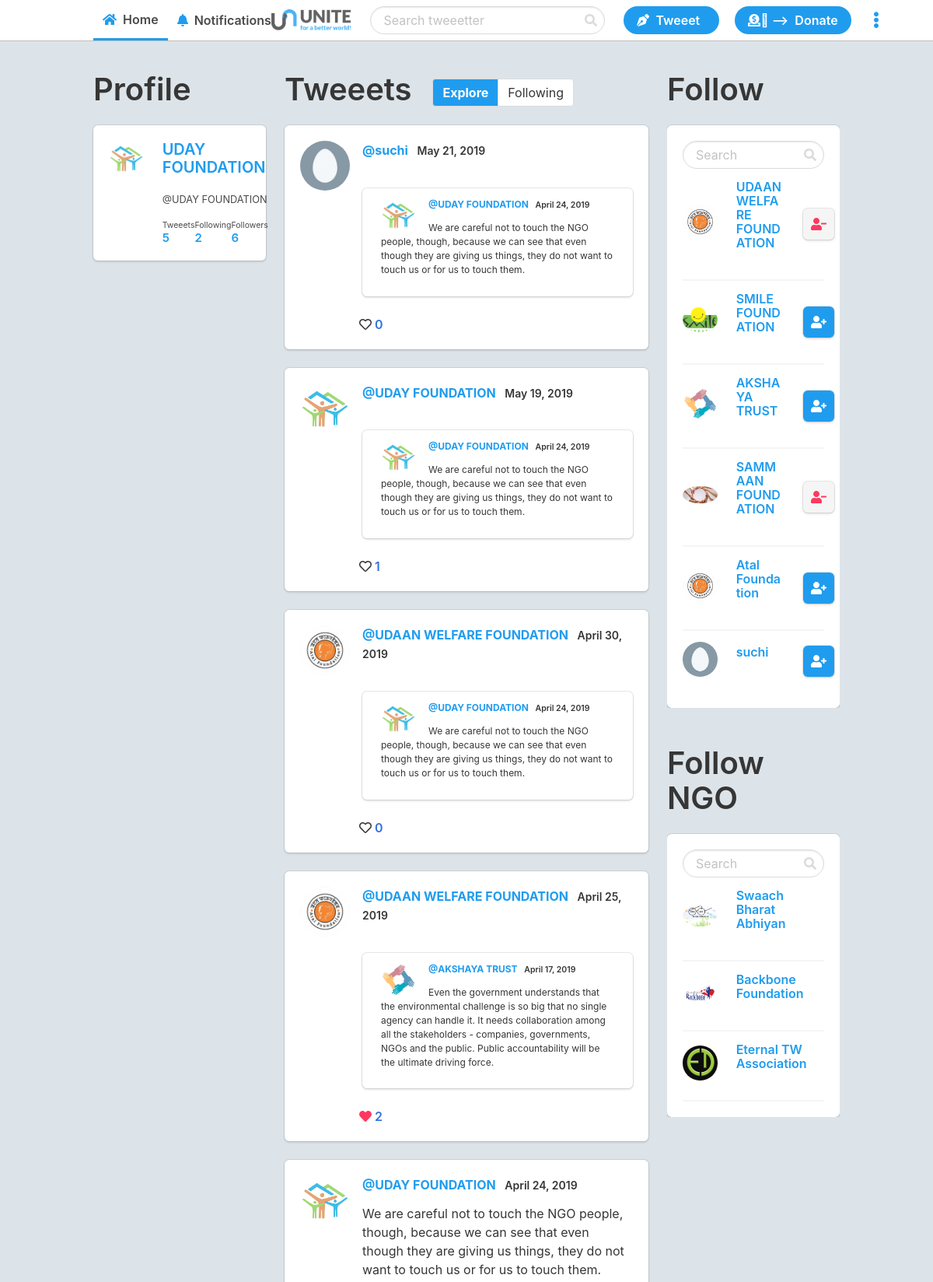
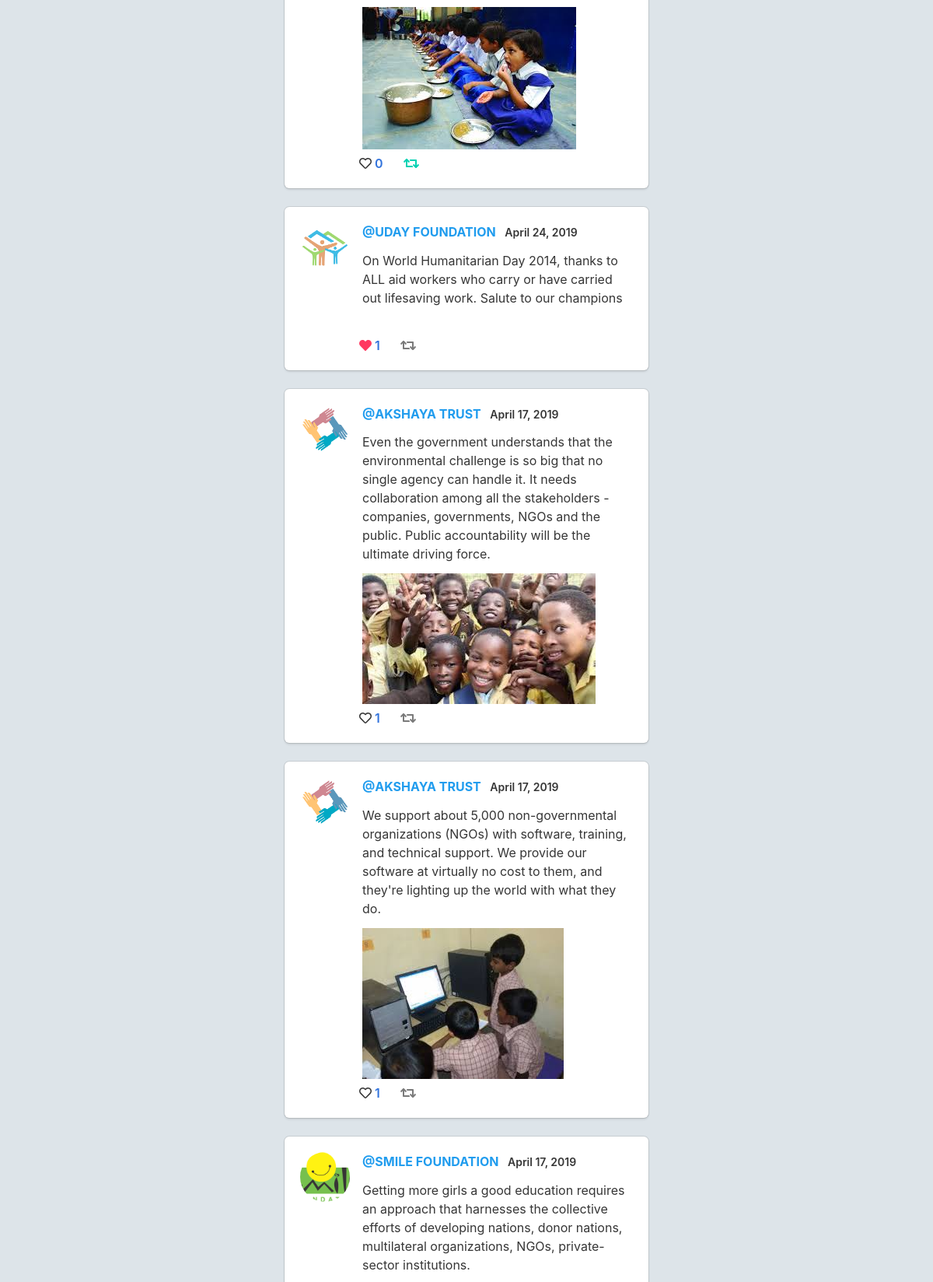
Screenshot of / (signed in, upper part) with the database file from the repository (2 pictures, top to bottom).
### app.py (models this page shows, shortened)
class User(db.Model):
    id = db.Column(db.Integer, primary_key=True)
    username = db.Column(db.String(25), unique=True, nullable=False)
    email = db.Column(db.String(120), unique=True, nullable=False)
    image_file = db.Column(db.String(20), default='default.jpg')
    password = db.Column(db.String(64), nullable=False)
    verified = db.Column(db.Integer, default=0, nullable=True)
    posts = db.relationship('Post', backref='author', lazy=True)
    likes = db.relationship('Post', secondary=likes,
                            backref=db.backref('likes', lazy='dynamic'), lazy='dynamic')
    followed = db.relationship('User', secondary=followers,
                               primaryjoin=(followers.c.follower_id == id),
                               secondaryjoin=(followers.c.followed_id == id),
                               backref=db.backref('followers', lazy='dynamic'), lazy='dynamic')

class Post(db.Model):
    id = db.Column(db.Integer, primary_key=True)
    date_posted = db.Column(db.DateTime, nullable=False,
                            default=datetime.utcnow)
    content = db.Column(db.Text, nullable=False)
    post_img = db.Column(db.String(30))
    user_id = db.Column(db.Integer, db.ForeignKey('user.id'), nullable=False)
    retweet = db.Column(db.Integer, default=None, nullable=True, unique=False)

class Ngo(db.Model):
    id = db.Column(db.Integer, primary_key=True)
    ngo_id = db.Column(db.Integer)
    ngo_name = db.Column(db.String(25), unique=True, nullable=False)
    ngo_email = db.Column(db.String(120), unique=True, nullable=False)
    ngo_image_file = db.Column(db.String(20), default='default.jpg')
    ng_info = db.Column(db.Text)
    ngo_password = db.Column(db.String(64), nullable=False)
    ngo_verified = db.Column(db.Integer, default=0, nullable=True)

### app.py (the view)
@app.route('/')
def home():
    posts = Post.query.all()
    follow_suggestions = User.query.all()[0:]
    follow_suggestions_ngo = Ngo.query.all()[0:]
    if current_user():  # If there is a user in the session
        if current_user() in follow_suggestions:  # If the current user is in the user's follow suggestions
            follow_suggestions.remove(current_user())
    if current_user():  # If there is a user in the session
        if current_user() in follow_suggestions_ngo:  # If the current user is in the user's follow suggestions
            follow_suggestions_ngo.remove(current_user())
    return render_template('home.html', posts=posts, user=current_user(), Post_model=Post, likes=likes, follow_suggestions=follow_suggestions,follow_suggestions_ngo=follow_suggestions_ngo, User=User)

### app.py (called while the page is built)
def current_user():
    if len(session) > 0:
        return User.query.filter_by(username=session['username']).first()
    else:
        return None

### templates/home.html (shortened to what this page needs)
{% extends 'layout.html' %}
{% block body %}
<div class="columns">
    <div class="column is-one-quarter is-hidden-touch">
        {% if user != None %}
        <div class="wrap" style="position: -webkit-sticky; position: sticky; top: 0;">
            <h2 class="title is-2">Profile</h2>
            <div class="box">
                <div class="columns">
                    {% set profile_pic = url_for('static', filename='profile_pics/' + user.image_file) %}
                    <div class="column is-one-third">
                        <img src="{{ profile_pic }}" width="200" class="profile">
                    </div>
                    <div class="column">
                        <a href="{{ url_for('profile') }}">
                            <h5 class="title is-5 has-text-info">{{ user.username }}&nbsp;
                            </h5>
                        </a>
                        <h6 class="subtitle is-6" style="margin-bottom: 1rem; font-size: 80%;">@{{ user.username }}</h6>
                        <div class="level">
                            <div class="level-left">
                                <div class="content is-small">
                                    <small>Tweeets</small>
                                    {% set user_posts = Post_model.query.filter_by(user_id=user.id).all() %}
                                    <h4 class="has-text-info" style="margin-bottom: 0;">{{ user_posts|length }}</h4>
                                </div>
                            </div>
                            <div class="level-item">
                                <div class="content is-small">
                                    <small>Following</small>
                                    {% set user_following = [] %}
                                    {% for user_query in User.query.all() %}
                                    {% for user_query_followers in user_query.followers.all() %}
                                    {% if user_query_followers == user %}
                                    {% set user_following = user_following.append(user) %}
                                    {% endif %}
                                    {% endfor %}
                                    {% endfor %}
                                    <h4 class="has-text-info" style="margin-bottom: 0;">{{ user_following|length }}</h4>
                                </div>
                            </div>
                            <div class="level-item">
                                <div class="content is-small">
                                    <small>Followers</small>
                                    {% set user_followers = user.followers.all() %}
                                    <h4 class="has-text-info" style="margin-bottom: 0;">{{ user_followers|length }}</h4>
                                </div>
                            </div>
                        </div>
                    </div>
                </div>
            </div>
        </div>
        {% endif %}
    </div>
    <div class="column is-half">
        <div class="level is-hidden-touch">
            <div class="level-left">
                <h2 class="title is-2">Tweeets</h2>
            </div>
            <div class="level-right">
                <div class="field has-addons" style="margin: .5rem 6rem 0 0;">
                    <p class="control">
                        {% if url_for(request.endpoint) == url_for('home') %}
                        <a class="button has-background-info has-text-white has-text-weight-bold"
                            href="{{ url_for('home') }}">
                            <span>Explore</span>
                        </a>
                        {% else %}
                        <a class="button" href="{{ url_for('home') }}">
                            <span>Explore</span>
                        </a>
                        {% endif %}
                    </p>
                    <p class="control">
                        {% if url_for(request.endpoint) == url_for('home_following') %}
                        <a class="button has-background-info has-text-white has-text-weight-bold"
                            href="{{ url_for('home_following') }}">
                            <span>Following</span>
                        </a>
                        {% else %}
                        <a class="button" href="{{ url_for('home_following') }}">
                            <span>Following</span>
                        </a>
                        {% endif %}
                    </p>
                </div>
            </div>
        </div>
        {% for post in posts|reverse %}
        {% include "includes/_post.html" %}
        {% endfor %}
    </div>
    <div class="column is-two-fifth is-hidden-touch">
        <div class="wrap" style="overflow-y: auto;">
            <h2 class="title is-2">Follow</h2>
            <div class="box">
                <form action="{{ url_for('search_ngo')  }}" method="POST">
                    <div class="control has-icons-right">
                        <input type="search" placeholder="Search " class="input is-rounded" name="search">
                        <span class="icon is-right">
                        </span>
                    </div>
                </form>
                {% for suggestion in follow_suggestions %}
                <div class="columns is-vcentered" style="margin-top: 2px; margin-bottom: 2px;">
                    <div class="column is-one-third">
                        <img src="{{ url_for('static', filename='profile_pics/' + suggestion.image_file) }}"
                            alt="{{ suggestion.username }}" class="profile" width="60">
                    </div>
                    <div class="column">
                        <a><h4 class="title is-6 has-text-info">{{ suggestion.username }}</h4></a>
                        <br>
                    </div>
                    <div class="column is-one-quarter">
                        {% if user in suggestion.followers.all() %}
                        <a href="{{ url_for('unfollow', id=suggestion.id) }}">
                            <div class="box icon has-background-light is-small">
                                <i class="fas fa-user-minus has-text-danger"></i>
                            </div>
                        </a>
                        {% else %}
                        <a href="{{ url_for('follow', id=suggestion.id) }}">
                            <div class="box has-background-info icon is-small">
                                <i class="fas fa-user-plus has-text-white"></i>
                            </div>
                        </a>
                        {% endif %}
                    </div>
                </div>
                {% if suggestion != follow_suggestions[-1] %}
                <hr class="is-marginless">
                {% endif %}
                {% endfor %}
            </div>
        </div>
<br>
<br>
            <div class="wrap" style="overflow-y: auto;">
                <h2 class="title is-2">Follow NGO</h2>
                <div class="box">
                    <form action="{{ url_for('search_ngo')  }}" method="POST">
                        <div class="control has-icons-right">
                            <input type="search" placeholder="Search " class="input is-rounded" name="search">
                            <span class="icon is-right">
                            </span>
                        </div>
                    </form>
                    {% for suggestion in follow_suggestions_ngo %}
                    <div class="columns is-vcentered" style="margin-top: 2px; margin-bottom: 2px;">
                        <div class="column is-one-third">
                            <img src="{{ url_for('static', filename='profile_pics/' + suggestion.ngo_image_file) }}"
                                alt="{{ suggestion.ngo_name }}" class="profile" width="60">
                        </div>
                        <div class="column">
                            <a href=""><h4 class="title is-6 has-text-info">{{ suggestion.ngo_name }}</h4></a>
                            <br>
                        </div>
                    </div>
                    {% if suggestion != follow_suggestions[-1] %}
                    <hr class="is-marginless">
                    {% endif %}
                    {% endfor %}
                </div>
            </div>
        </div>
</div>
{% endblock %}

### templates/includes/_post.html (shortened to what this page needs)
{% set id = post.id %}
<a href="/post/{{post.id}}" class="has-text-dark">
    <div class="box" id="{{id}}">
        <article class="media">
            <figure class="media-left">
                <p class="image is-64x64">
                    {% set profile_pic = url_for('static', filename='profile_pics/' + post.author.image_file) %}
                    <img src="{{ profile_pic }}" style="width: 64px; height: 64px;" class="profile">
                </p>
            </figure>
            <div class="media-content">
                <div class="content">
                    <p style="margin-bottom: .8rem;">
                        <strong class="has-text-info">@{{post.author.username}}</strong>
                        <small
                            class="has-text-weight-semibold">&nbsp;&nbsp;{{post.date_posted.strftime('%B %d, %Y')}}</small>
                        <br>
                        <p style="margin-bottom: .8rem;">{{post.content}}</p>
                        {% if post.post_img == None %}
                        <img src="{{ post.post_img }}" alt="">
                        {% else %}
                        {% set post_pic = url_for('static', filename='post_img/' + post.post_img ) %}
                        <img src="{{ post_pic }}" >
                        {% endif %}
                        {% if post.retweet != None  %}
                        {% set retweet = Post_model.query.filter_by(id=post.retweet).first() %}
                        <div class="box" style="padding: 0.75rem 1.5rem;">
                            <a href="/post/{{retweet.id}}" class="has-text-dark">
                                <div class="content is-small">
                                    <img src="{{ url_for('static', filename='profile_pics/' + retweet.author.image_file) }}"
                                        alt="Profile Picture" class="profile is-pulled-left" width="45"
                                        style="margin: auto 1rem auto 0;">
                                    <p>
                                        <strong
                                            class="has-text-info">@{{retweet.author.username}}</strong>
                                        <small
                                            class="has-text-weight-semibold">&nbsp;&nbsp;{{retweet.date_posted.strftime('%B %d, %Y')}}</small>
                                        <br>
                                        <p style="margin-bottom: .8rem;">{{retweet.content}}</p>
                                    </p>
                                </div>
                            </a>
                        </div>
                        {% endif %}
                    </p>
                </div>
                <div class="level-left">
                    <a class="level-item has-text-weight-semibold" href="/like/{{post.id}}" style="margin-right: 2rem;">
                        {% if user != None %}
                        {% if user in post.likes.all() %}
                        <span class="icon is-small has-text-danger"><i
                                class="fas fa-heart"></i>&nbsp;&nbsp;</span>{{post.likes.all()|length}}
                        {% else %}
                        <span class="icon is-small has-text-dark"><i
                                class="far fa-heart"></i>&nbsp;&nbsp;</span>{{post.likes.all()|length}}
                        {% endif %}
                        {% else %}
                        <span class="icon is-small has-text-dark"><i
                                class="far fa-heart"></i>&nbsp;&nbsp;</span>{{post.likes.all()|length}}
                        {% endif %}
                    </a>
                    {% if post.retweet == None %}
                    <a class="level-item has-text-weight-semibold" href="/retweet/{{post.id}}">
                        {% if user != None %}
                        {% if Post_model.query.filter_by(user_id=user.id).filter_by(retweet=post.id).first() %}
                        <span class="icon is-small has-text-primary"><i class="fas fa-retweet"></i>&nbsp;&nbsp;</span>
                        {% else %}
                        <span class="icon is-small has-text-grey"><i class="fas fa-retweet"></i>&nbsp;&nbsp;</span>
                        {% endif %}
                        {% else %}
                        <span class="icon is-small has-text-grey"><i class="fas fa-retweet"></i>&nbsp;&nbsp;</span>
                        {% endif %}
                    </a>
                    {% endif %}
                </div>
            </div>
        </article>
    </div>
</a>

### templates/layout.html (style rules this page uses)
img.profile { object-fit: cover; border-radius: 50%; }

### rows the page displays
User: username "UDAY FOUNDATION", author.username "UDAY FOUNDATION"
Post: shows a picture, author.username "suchi", date_posted "May 21, 2019", image_file (picture), likes.all|length "0"
Post: date_posted "April 24, 2019", content "We are careful not to touch the NGO people, though, because we can see that even though they are giving us things, they do not want to touch us or for us to touch them.", author.username "UDAY FOUNDATION", shows a picture, likes.all|length "0"
Post: author.username "UDAY FOUNDATION", date_posted "May 19, 2019", image_file (picture), likes.all|length "1"
Post: author.username "UDAAN WELFARE FOUNDATION", date_posted "April 30, 2019", image_file (picture), likes.all|length "0"
Post: author.username "UDAAN WELFARE FOUNDATION", date_posted "April 25, 2019", image_file (picture), likes.all|length "2"
User: author.username "AKSHAYA TRUST", image_file (picture), username "AKSHAYA TRUST"
Post: date_posted "April 17, 2019", content "Even the government understands that the environmental challenge is so big that no single agency can handle it. It needs collaboration among all the stakeholders - companies, governments, NGOs and the public. Public accountability will be the ultimate driving force.", author.username "AKSHAYA TRUST", shows a picture, likes.all|length "1"
Post: author.username "UDAY FOUNDATION", date_posted "April 24, 2019", content "On World Humanitarian Day 2014, thanks to ALL aid workers who carry or have carried out lifesaving work. Salute to our champions", likes.all|length "1"
Post: author.username "AKSHAYA TRUST", date_posted "April 17, 2019", content "We support about 5,000 non-governmental organizations (NGOs) with software, training, and technical support. We provide our software at virtually no cost to them, and they're lighting up the world with what they do.", shows a picture, likes.all|length "1"
Post: shows a picture, author.username "SMILE FOUNDATION", date_posted "April 17, 2019", content "Getting more girls a good education requires an approach that harnesses the collective efforts of developing nations, donor nations, multilateral organizations, NGOs, private-sector institutions."
User: image_file (picture), username "UDAAN WELFARE FOUNDATION"
User: image_file (picture), username "SMILE FOUNDATION"
User: image_file (picture), username "SAMMAAN FOUNDATION"
User: image_file (picture), username "Atal Foundation"
User: image_file (placeholder picture), username "suchi"
Ngo: ngo_image_file (picture), ngo_name "Swaach Bharat Abhiyan"
Ngo: ngo_image_file (picture), ngo_name "Backbone Foundation"
Ngo: ngo_image_file (picture), ngo_name "Eternal TW Association"

### other values shown
{{ user_posts|length }} "5"
{{ user_following|length }} "2"
{{ user_followers|length }} "6"
